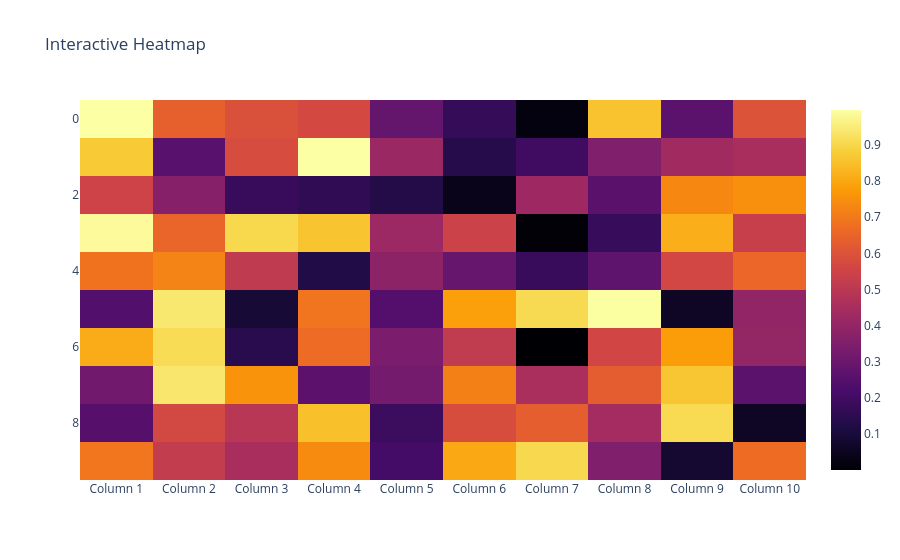

Write notebook code for a chart like this one.
### Code cell
fig = px.imshow(df, color_continuous_scale='Inferno', title='Interactive Heatmap')
fig.show()

### Figure 1 — Plotly figure (JSON) as saved in the notebook; plotly's stock layout.template omitted (floating-point values rounded to 4 significant figures)
{"data": [{"coloraxis": "coloraxis", "hovertemplate": "x: %{x}<br>y: %{y}<br>color: %{z}<extra></extra>", "name": "0", "type": "heatmap", "x": ["Column 1", "Column 2", "Column 3", "Column 4", "Column 5", "Column 6", "Column 7", "Column 8", "Column 9", "Column 10"], "xaxis": "x", "y": [0, 1, 2, 3, 4, 5, 6, 7, 8, 9], "yaxis": "y", "z": [[0.9968, 0.6379, 0.5916, 0.5684, 0.285, 0.1697, 0.02203, 0.8582, 0.2631, 0.599], [0.8726, 0.2546, 0.5791, 0.9962, 0.4167, 0.1363, 0.1947, 0.3531, 0.4338, 0.4523], [0.5496, 0.3677, 0.1807, 0.1578, 0.1326, 0.03811, 0.4248, 0.258, 0.7339, 0.7491], [0.9859, 0.6526, 0.902, 0.8603, 0.4212, 0.543, 0.007352, 0.177, 0.8155, 0.5319], [0.6854, 0.7235, 0.5128, 0.1269, 0.381, 0.2881, 0.1785, 0.2695, 0.5635, 0.6554], [0.2399, 0.9409, 0.0934, 0.6902, 0.2436, 0.7832, 0.9087, 0.9948, 0.05781, 0.394], [0.8109, 0.9124, 0.1442, 0.6681, 0.3408, 0.5152, 0.0001167, 0.5594, 0.78, 0.3987], [0.3126, 0.9373, 0.7566, 0.2652, 0.3248, 0.7149, 0.4566, 0.6283, 0.864, 0.2623], [0.2511, 0.5651, 0.4929, 0.8528, 0.1885, 0.5814, 0.6308, 0.4432, 0.9092, 0.05829], [0.6936, 0.5195, 0.4542, 0.7405, 0.2102, 0.8043, 0.9039, 0.3517, 0.08452, 0.6689]]}], "layout": {"coloraxis": {"colorscale": [[0, "#000004"], [0.1111, "#1b0c41"], [0.2222, "#4a0c6b"], [0.3333, "#781c6d"], [0.4444, "#a52c60"], [0.5556, "#cf4446"], [0.6667, "#ed6925"], [0.7778, "#fb9b06"], [0.8889, "#f7d13d"], [1, "#fcffa4"]]}, "title": {"text": "Interactive Heatmap"}, "xaxis": {"anchor": "y", "constrain": "domain", "domain": [0, 1], "scaleanchor": "y"}, "yaxis": {"anchor": "x", "autorange": "reversed", "constrain": "domain", "domain": [0, 1]}}}
